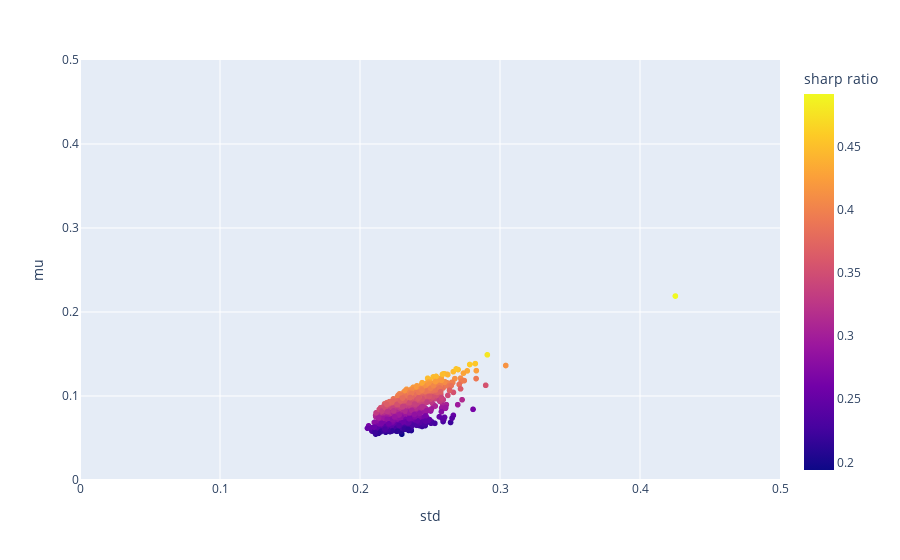

Here is the notebook cell this chart was saved with:
### Code cell
rf_rate = 0.01
v_sharp = (v_mu_p - rf_rate) / v_std_p

df_px = pd.DataFrame({'mu':v_mu_p, 'std':v_std_p, 'sharp ratio':v_sharp, 'weight':v_str_w})
fig = px.scatter(df_px, x='std', y='mu', color='sharp ratio')
fig.update_yaxes(range=[0.0, 0.5])
fig.update_xaxes(range=[0.0, 0.5])
fig.show()

### Figure 1 — Plotly figure (JSON) as saved in the notebook; plotly's stock layout.template omitted (floating-point values rounded to 4 significant figures; data arrays with more than 128 entries replaced by an {"elided": "..."} marker saying what was removed)
{"data": [{"hovertemplate": "std=%{x}<br>mu=%{y}<br>sharp ratio=%{marker.color}<extra></extra>", "legendgroup": "", "marker": {"color": {"elided": "1001 float values"}, "coloraxis": "coloraxis", "symbol": "circle"}, "mode": "markers", "name": "", "showlegend": false, "type": "scattergl", "x": {"elided": "1001 float values"}, "xaxis": "x", "y": {"elided": "1001 float values"}, "yaxis": "y"}], "layout": {"coloraxis": {"colorbar": {"title": {"text": "sharp ratio"}}, "colorscale": [[0, "#0d0887"], [0.1111, "#46039f"], [0.2222, "#7201a8"], [0.3333, "#9c179e"], [0.4444, "#bd3786"], [0.5556, "#d8576b"], [0.6667, "#ed7953"], [0.7778, "#fb9f3a"], [0.8889, "#fdca26"], [1, "#f0f921"]]}, "legend": {"tracegroupgap": 0}, "margin": {"t": 60}, "xaxis": {"anchor": "y", "domain": [0, 1], "range": [0, 0.5], "title": {"text": "std"}}, "yaxis": {"anchor": "x", "domain": [0, 1], "range": [0, 0.5], "title": {"text": "mu"}}}}
